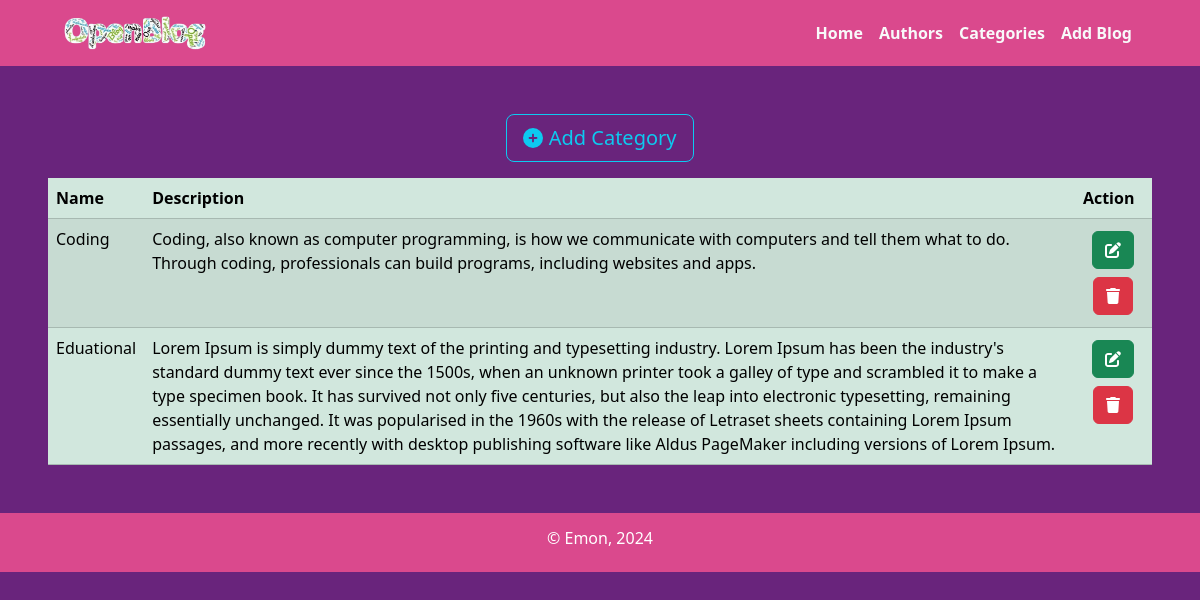
The page /category/ on the database its author committed.
### categories/models.py (models this page shows, shortened)
class Categories(models.Model):
    name = models.CharField(max_length=50)
    description = models.TextField()
    class Meta:
        verbose_name = "Category"
        verbose_name_plural = "Categories"

### categories/views.py (the view)
# urls.py: path('category/', include('categories.urls')),
def categories(request):
    categories = models.Categories.objects.all().order_by('-id')
    return render(request, 'categories.html', {'categories':categories})

### categories/templates/categories.html (shortened to what this page needs)
{% extends 'base.html' %}
{% block content %}
<div class="text-center mb-3">
    <a href="{% url 'add_category' %}" class="btn btn-lg btn-outline-info">
        <i class="fa-solid fa-circle-plus"></i> Add Category
    </a>
</div>
<table class="table table-success table-striped">
    <thead>
        <tr>
            <th scope="col">Name</th>
            <th scope="col">Description</th>
            <th scope="col">Action</th>
        </tr>
    </thead>
    <tbody>
        {% for cat in categories %}
        <tr>
            <td>{{cat.name}}</td>
            <td>{{cat.description}}</td>
            <td class="text-center">
                <a href="{% url 'edit_category' cat.id %}" class="btn btn-success m-1"><i class="fa-solid fa-pen-to-square"></i></a>
                <a href="{% url 'delete_category' cat.id %}" class="btn btn-danger m-1"><i class="fa-solid fa-trash"></i></a>
            </td>
        </tr>
        {% endfor %}
    </tbody>
</table>
{% endblock %}

### static/css/style.css (style rules this page uses)
body { background-color: #69247C; color: #F9E6CF; }

### rows shown on the page
Categories: name "Coding", description "Coding, also known as computer programming, is how we communicate with computers and tell them what to do. Through coding, professionals can build programs, including websites and apps."
Categories: name "Eduational", description "Lorem Ipsum is simply dummy text of the printing and typesetting industry. Lorem Ipsum has been the industry's standard dummy text ever since the 1500s, when an unknown printer took a galley of type and scrambled it to make a type specimen book. It has survived not only five centuries, but also the leap into electronic typesetting, remaining essentially unchanged. It was popularised in the 1960s with the release of Letraset sheets containing Lorem Ipsum passages, and more recently with desktop publishing software like Aldus PageMaker including versions of Lorem Ipsum."
